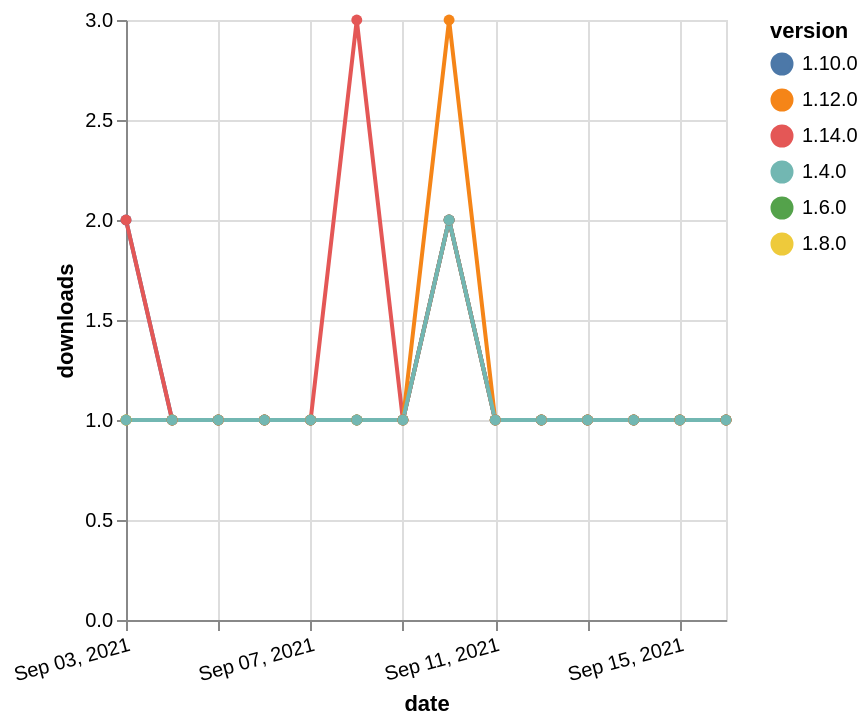

Describe this chart as a Vega-Lite specification.
### Vega-Lite specification from a JSON file in a GitHub repository (floating-point values rounded to 4 significant figures)
{"$schema": "https://vega.github.io/schema/vega-lite/v5.json", "description": "A simple bar chart with embedded data.", "data": {"values": [{"date": "2021-09-03", "total": 209, "delta": 1, "version": "1.6.0"}, {"date": "2021-09-04", "total": 210, "delta": 1, "version": "1.6.0"}, {"date": "2021-09-05", "total": 211, "delta": 1, "version": "1.6.0"}, {"date": "2021-09-06", "total": 212, "delta": 1, "version": "1.6.0"}, {"date": "2021-09-07", "total": 213, "delta": 1, "version": "1.6.0"}, {"date": "2021-09-08", "total": 214, "delta": 1, "version": "1.6.0"}, {"date": "2021-09-09", "total": 215, "delta": 1, "version": "1.6.0"}, {"date": "2021-09-10", "total": 217, "delta": 2, "version": "1.6.0"}, {"date": "2021-09-11", "total": 218, "delta": 1, "version": "1.6.0"}, {"date": "2021-09-12", "total": 219, "delta": 1, "version": "1.6.0"}, {"date": "2021-09-13", "total": 220, "delta": 1, "version": "1.6.0"}, {"date": "2021-09-14", "total": 221, "delta": 1, "version": "1.6.0"}, {"date": "2021-09-15", "total": 222, "delta": 1, "version": "1.6.0"}, {"date": "2021-09-16", "total": 223, "delta": 1, "version": "1.6.0"}, {"date": "2021-09-03", "total": 199, "delta": 1, "version": "1.8.0"}, {"date": "2021-09-04", "total": 200, "delta": 1, "version": "1.8.0"}, {"date": "2021-09-05", "total": 201, "delta": 1, "version": "1.8.0"}, {"date": "2021-09-06", "total": 202, "delta": 1, "version": "1.8.0"}, {"date": "2021-09-07", "total": 203, "delta": 1, "version": "1.8.0"}, {"date": "2021-09-08", "total": 204, "delta": 1, "version": "1.8.0"}, {"date": "2021-09-09", "total": 205, "delta": 1, "version": "1.8.0"}, {"date": "2021-09-10", "total": 207, "delta": 2, "version": "1.8.0"}, {"date": "2021-09-11", "total": 208, "delta": 1, "version": "1.8.0"}, {"date": "2021-09-12", "total": 209, "delta": 1, "version": "1.8.0"}, {"date": "2021-09-13", "total": 210, "delta": 1, "version": "1.8.0"}, {"date": "2021-09-14", "total": 211, "delta": 1, "version": "1.8.0"}, {"date": "2021-09-15", "total": 212, "delta": 1, "version": "1.8.0"}, {"date": "2021-09-16", "total": 213, "delta": 1, "version": "1.8.0"}, {"date": "2021-09-03", "total": 170, "delta": 2, "version": "1.10.0"}, {"date": "2021-09-04", "total": 171, "delta": 1, "version": "1.10.0"}, {"date": "2021-09-05", "total": 172, "delta": 1, "version": "1.10.0"}, {"date": "2021-09-06", "total": 173, "delta": 1, "version": "1.10.0"}, {"date": "2021-09-07", "total": 174, "delta": 1, "version": "1.10.0"}, {"date": "2021-09-08", "total": 175, "delta": 1, "version": "1.10.0"}, {"date": "2021-09-09", "total": 176, "delta": 1, "version": "1.10.0"}, {"date": "2021-09-10", "total": 178, "delta": 2, "version": "1.10.0"}, {"date": "2021-09-11", "total": 179, "delta": 1, "version": "1.10.0"}, {"date": "2021-09-12", "total": 180, "delta": 1, "version": "1.10.0"}, {"date": "2021-09-13", "total": 181, "delta": 1, "version": "1.10.0"}, {"date": "2021-09-14", "total": 182, "delta": 1, "version": "1.10.0"}, {"date": "2021-09-15", "total": 183, "delta": 1, "version": "1.10.0"}, {"date": "2021-09-16", "total": 184, "delta": 1, "version": "1.10.0"}, {"date": "2021-09-03", "total": 127, "delta": 2, "version": "1.14.0"}, {"date": "2021-09-04", "total": 128, "delta": 1, "version": "1.14.0"}, {"date": "2021-09-05", "total": 129, "delta": 1, "version": "1.14.0"}, {"date": "2021-09-06", "total": 130, "delta": 1, "version": "1.14.0"}, {"date": "2021-09-07", "total": 131, "delta": 1, "version": "1.14.0"}, {"date": "2021-09-08", "total": 134, "delta": 3, "version": "1.14.0"}, {"date": "2021-09-09", "total": 135, "delta": 1, "version": "1.14.0"}, {"date": "2021-09-10", "total": 137, "delta": 2, "version": "1.14.0"}, {"date": "2021-09-11", "total": 138, "delta": 1, "version": "1.14.0"}, {"date": "2021-09-12", "total": 139, "delta": 1, "version": "1.14.0"}, {"date": "2021-09-13", "total": 140, "delta": 1, "version": "1.14.0"}, {"date": "2021-09-14", "total": 141, "delta": 1, "version": "1.14.0"}, {"date": "2021-09-15", "total": 142, "delta": 1, "version": "1.14.0"}, {"date": "2021-09-16", "total": 143, "delta": 1, "version": "1.14.0"}, {"date": "2021-09-03", "total": 198, "delta": 1, "version": "1.12.0"}, {"date": "2021-09-04", "total": 199, "delta": 1, "version": "1.12.0"}, {"date": "2021-09-05", "total": 200, "delta": 1, "version": "1.12.0"}, {"date": "2021-09-06", "total": 201, "delta": 1, "version": "1.12.0"}, {"date": "2021-09-07", "total": 202, "delta": 1, "version": "1.12.0"}, {"date": "2021-09-08", "total": 203, "delta": 1, "version": "1.12.0"}, {"date": "2021-09-09", "total": 204, "delta": 1, "version": "1.12.0"}, {"date": "2021-09-10", "total": 207, "delta": 3, "version": "1.12.0"}, {"date": "2021-09-11", "total": 208, "delta": 1, "version": "1.12.0"}, {"date": "2021-09-12", "total": 209, "delta": 1, "version": "1.12.0"}, {"date": "2021-09-13", "total": 210, "delta": 1, "version": "1.12.0"}, {"date": "2021-09-14", "total": 211, "delta": 1, "version": "1.12.0"}, {"date": "2021-09-15", "total": 212, "delta": 1, "version": "1.12.0"}, {"date": "2021-09-16", "total": 213, "delta": 1, "version": "1.12.0"}, {"date": "2021-09-03", "total": 247, "delta": 1, "version": "1.4.0"}, {"date": "2021-09-04", "total": 248, "delta": 1, "version": "1.4.0"}, {"date": "2021-09-05", "total": 249, "delta": 1, "version": "1.4.0"}, {"date": "2021-09-06", "total": 250, "delta": 1, "version": "1.4.0"}, {"date": "2021-09-07", "total": 251, "delta": 1, "version": "1.4.0"}, {"date": "2021-09-08", "total": 252, "delta": 1, "version": "1.4.0"}, {"date": "2021-09-09", "total": 253, "delta": 1, "version": "1.4.0"}, {"date": "2021-09-10", "total": 255, "delta": 2, "version": "1.4.0"}, {"date": "2021-09-11", "total": 256, "delta": 1, "version": "1.4.0"}, {"date": "2021-09-12", "total": 257, "delta": 1, "version": "1.4.0"}, {"date": "2021-09-13", "total": 258, "delta": 1, "version": "1.4.0"}, {"date": "2021-09-14", "total": 259, "delta": 1, "version": "1.4.0"}, {"date": "2021-09-15", "total": 260, "delta": 1, "version": "1.4.0"}, {"date": "2021-09-16", "total": 261, "delta": 1, "version": "1.4.0"}]}, "width": "container", "mark": {"type": "line", "point": {"filled": true}}, "encoding": {"x": {"field": "date", "type": "temporal", "timeUnit": "yearmonthdate", "title": "date", "axis": {"labelAngle": -15}}, "y": {"field": "delta", "type": "quantitative", "title": "downloads"}, "color": {"field": "version", "type": "nominal"}, "tooltip": {"field": "delta"}}}
